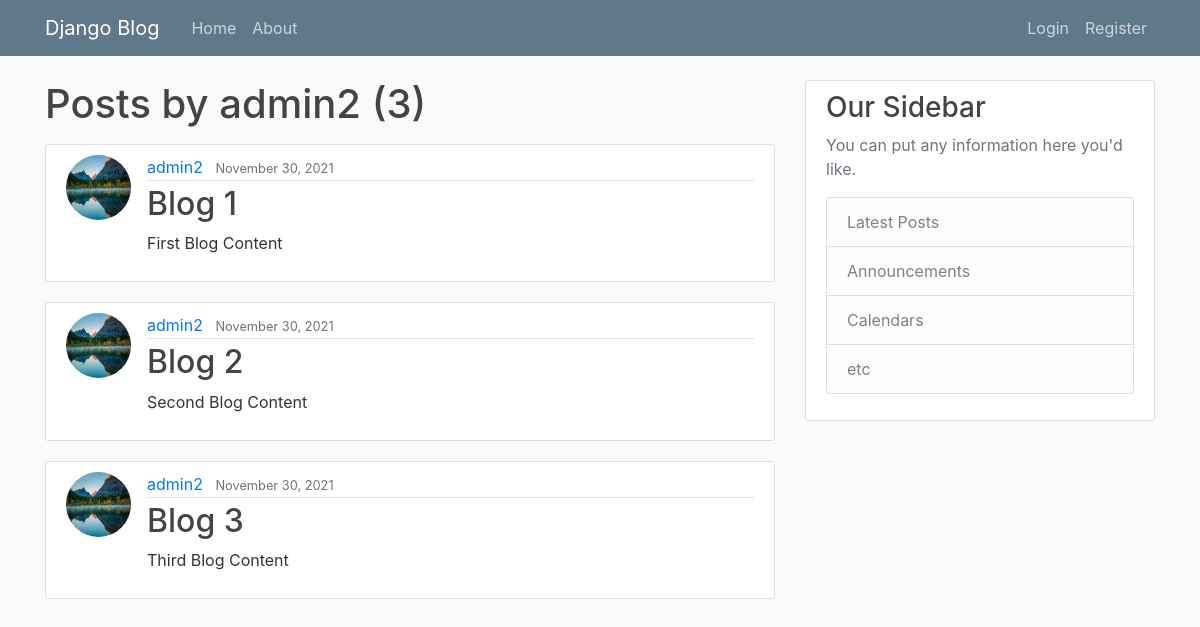
The page /user/admin2 on the database as committed earlier.
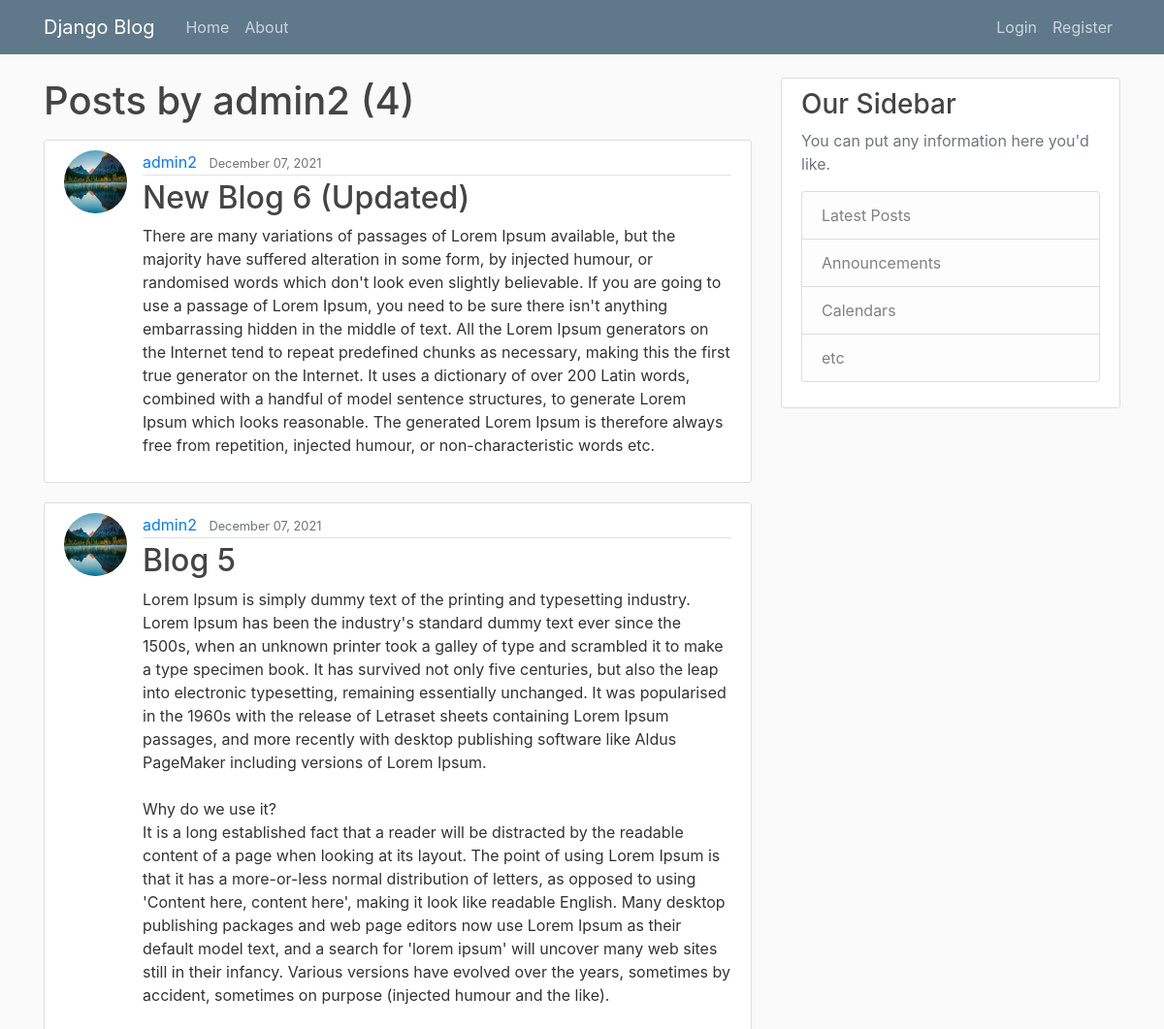
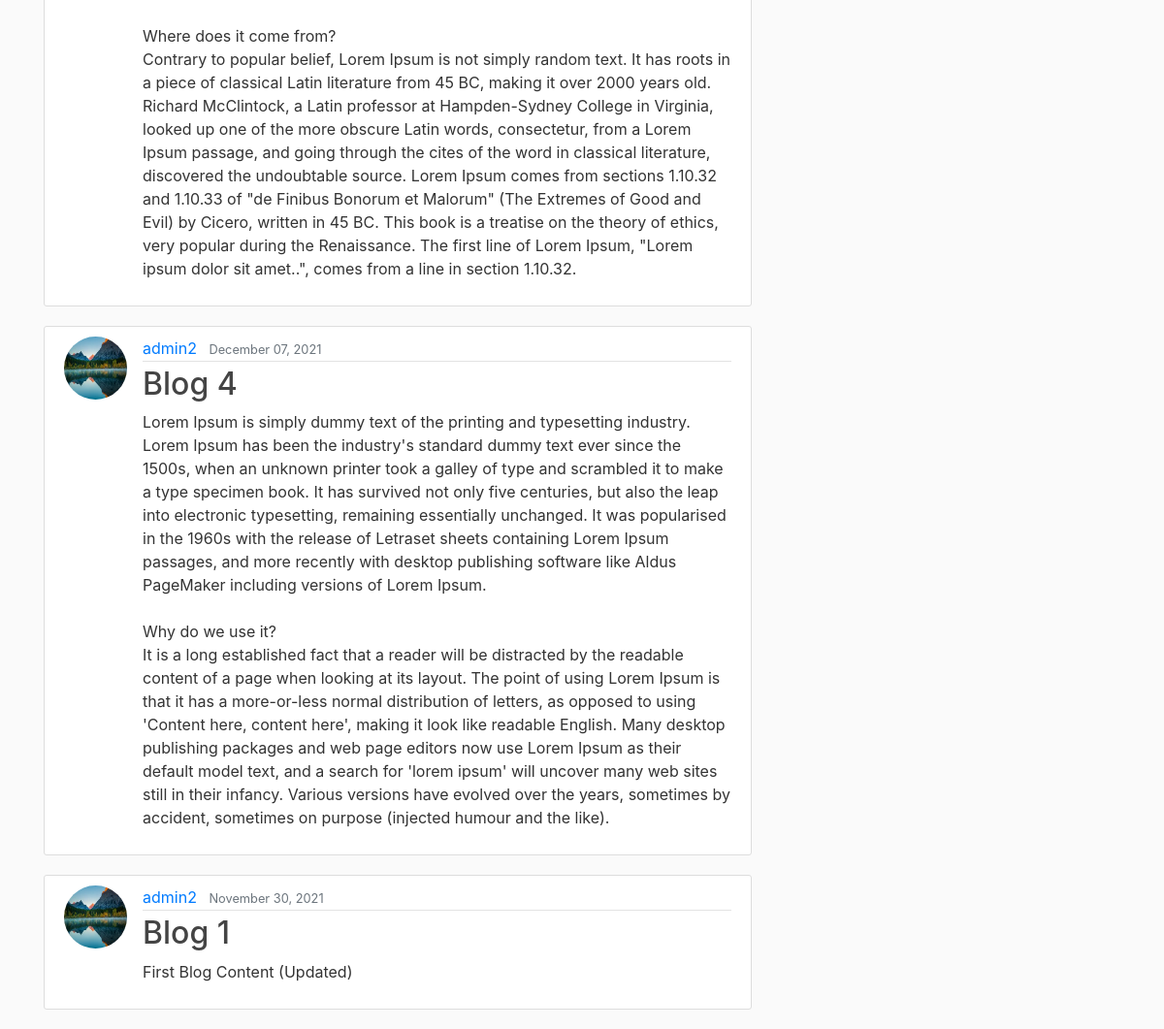
The same page on the database as committed later (2 pictures, top to bottom).
### blogs/models.py (models this page shows, shortened)
class Post(models.Model):
    title = models.CharField(max_length=100)
    content = models.TextField()
    date_posted = models.DateTimeField(default=timezone.now())
    author = models.ForeignKey(User, on_delete=models.CASCADE)

### users/models.py (models this page shows, shortened)
class Profile(models.Model):
    user = models.OneToOneField(User, on_delete=models.CASCADE)
    image = models.ImageField(default='default.jpg', upload_to='profile_pics')

### blogs/views.py (the view)
# urls.py: path('user/<str:username>', UserPostListView.as_view(), name='user-posts'),
class UserPostListView(ListView):
    model = Post
    template_name = 'blogs/user_posts.html'
    context_object_name = 'posts'
    ordering = ['-date_posted']
    paginate_by = 5
    def get_queryset(self):
        user = get_object_or_404(User, username = self.kwargs.get('username'))
        return Post.objects.filter(author=user).order_by('-date_posted')

### blogs/templates/blogs/user_posts.html (shortened to what this page needs)
{% extends "blogs/base.html" %}
{% block content %}
    <h1 class="mb-3">Posts by {{ view.kwargs.username }} ({{ page_obj.paginator.count }})</h1>
    {% for post in posts %}
    <article class="media content-section">
    <img class="rounded-circle article-img" src="{{ post.author.profile.image.url }}" alt="">
        <div class="media-body">
        <div class="article-metadata">
            <a class="mr-2" href="{% url 'user-posts' post.author.username %}">{{ post.author }}</a>
            <small class="text-muted">{{ post.date_posted|date:"F d, Y" }}</small>
        </div>
        <h2><a class="article-title" href="{% url 'post-detail' post.id %}">{{ post.title }}</a></h2>
        <p class="article-content">{{ post.content }}</p>
        </div>
    </article>
    {% endfor %}
{% endblock content %}

Rows that differ between the two databases and show on the page:
removed Post: author.profile.image (picture), author "admin2", date_posted "November 30, 2021", title "Blog 2", content "Second Blog Content"
removed Post: author.profile.image (picture), author "admin2", date_posted "November 30, 2021", title "Blog 3", content "Third Blog Content"
added Post: author.profile.image (picture), author "admin2", date_posted "December 07, 2021", title "New Blog 6 (Updated)", content "There are many variations of passages of Lorem Ipsum available, but the majority have suffered alteration in some form, by injected humour, or randomised words which don't look even slightly believable. If you are going to use a passage of Lorem Ipsum, you need to be sure there isn't anything embarrassing hidden in the middle of text. All the Lorem Ipsum generators on the Internet tend to repeat predefined chunks as necessary, making this the first true generator on the Internet. It uses a dictionary of over 200 Latin words, combined with a handful of model sentence structures, to generate Lorem Ipsum which looks reasonable. The generated Lorem Ipsum is therefore always free from…"
added Post: author.profile.image (picture), author "admin2", date_posted "December 07, 2021", title "Blog 5", content "Lorem Ipsum is simply dummy text of the printing and typesetting industry. Lorem Ipsum has been the industry's standard dummy text ever since the 1500s, when an unknown printer took a galley of type and scrambled it to make a type specimen book. It has survived not only five centuries, but also the leap into electronic typesetting, remaining essentially unchanged. It was popularised in the 1960s with the release of Letraset sheets containing Lorem Ipsum passages, and more recently with desktop publishing software like Aldus PageMaker including versions of Lorem Ipsum. Why do we use it? It is a long established fact that a reader will be distracted by the readable content of a page when…"
added Post: author.profile.image (picture), author "admin2", date_posted "December 07, 2021", title "Blog 4", content "Lorem Ipsum is simply dummy text of the printing and typesetting industry. Lorem Ipsum has been the industry's standard dummy text ever since the 1500s, when an unknown printer took a galley of type and scrambled it to make a type specimen book. It has survived not only five centuries, but also the leap into electronic typesetting, remaining essentially unchanged. It was popularised in the 1960s with the release of Letraset sheets containing Lorem Ipsum passages, and more recently with desktop publishing software like Aldus PageMaker including versions of Lorem Ipsum. Why do we use it? It is a long established fact that a reader will be distracted by the readable content of a page when…"
changed Post "Blog 1": content "First Blog Content" → "First Blog Content (Updated)"
Other text that changed with them:
{{ page_obj.paginator.count }}: "3" → "4"
